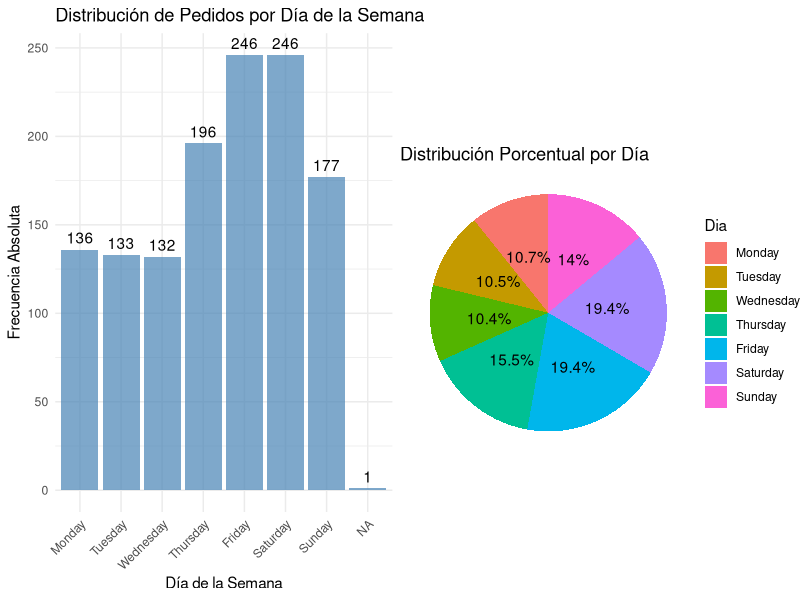
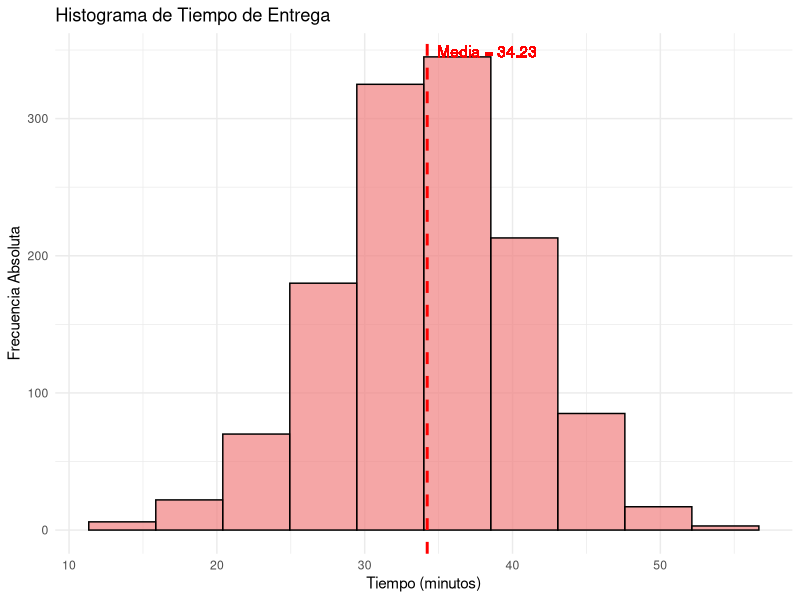
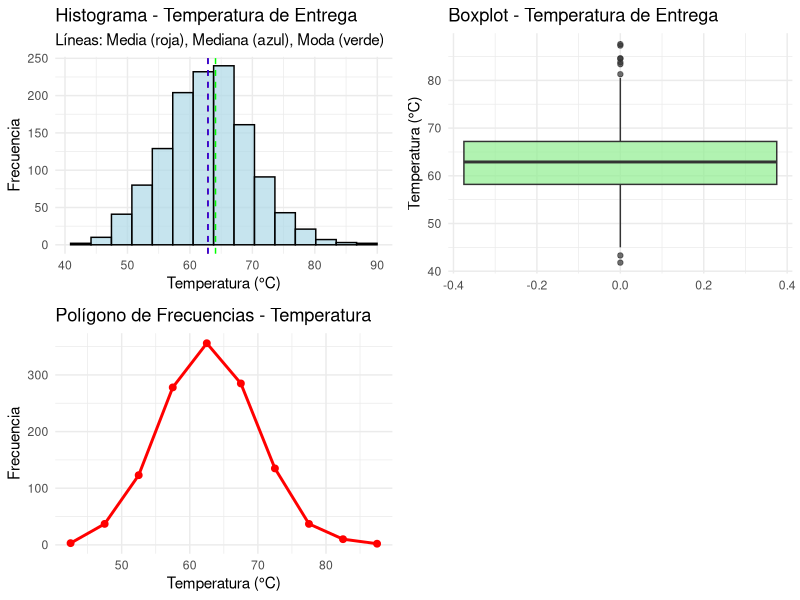
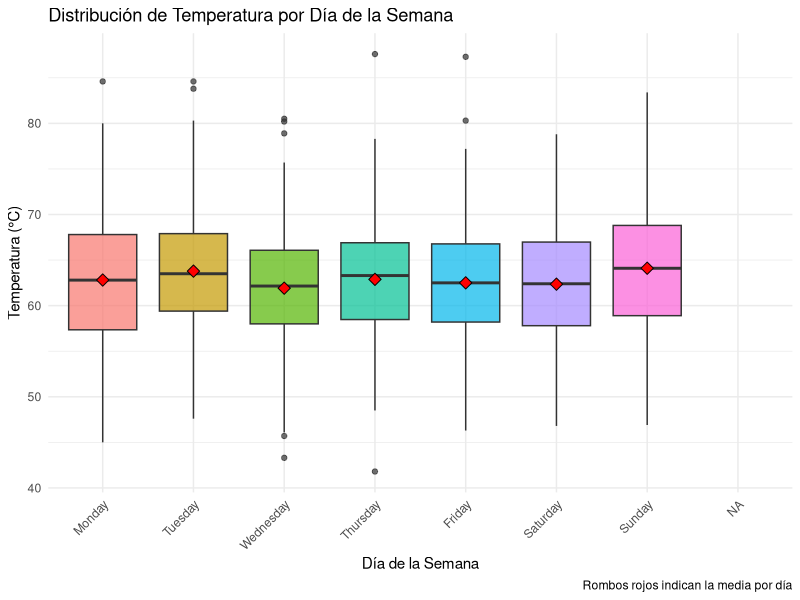
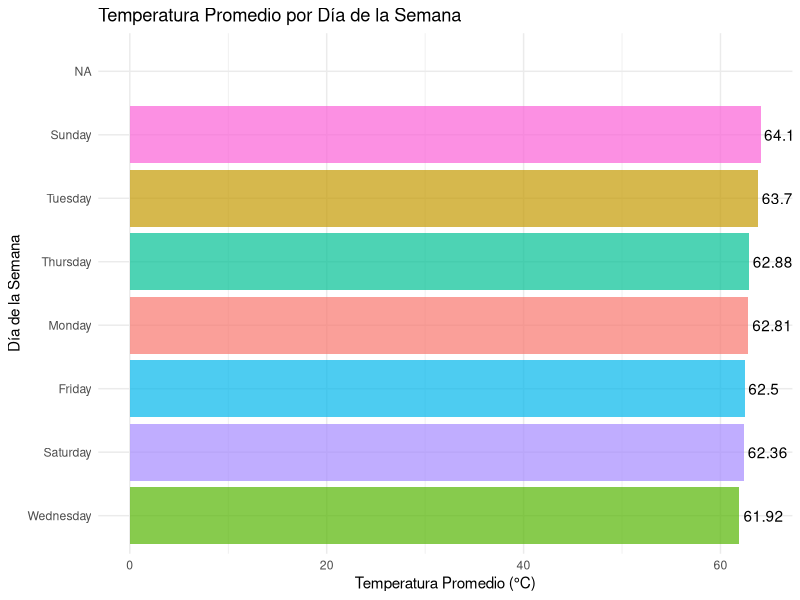

Source code (R) for these figures, in order:
## ---- chunk 1
knitr::opts_chunk$set(echo = TRUE, warning = FALSE, message = FALSE)
## ---- chunk 2
# Cargar librerías necesarias
library(ggplot2)
library(dplyr)
library(gridExtra)

# Cargar los datos
datos <- read.csv("pizzadelivery.csv", header = FALSE, stringsAsFactors = FALSE)

# Asignar nombres de columnas
colnames(datos) <- c("id", "day", "date", "time", "operator", "branch", 
                     "driver", "temperature", "bill", "pizzas", 
                     "free_wine", "got_wine", "discount_customer")

# Convertir variables a tipos apropiados
datos$id <- as.numeric(datos$id)
datos$time <- as.numeric(datos$time)
datos$temperature <- as.numeric(datos$temperature)
datos$bill <- as.numeric(datos$bill)
datos$pizzas <- as.numeric(datos$pizzas)
datos$free_wine <- as.numeric(datos$free_wine)
datos$got_wine <- as.numeric(datos$got_wine)
datos$discount_customer <- as.numeric(datos$discount_customer)

# Convertir variables categóricas a factor
datos$day <- as.factor(datos$day)
datos$operator <- as.factor(datos$operator)
datos$branch <- as.factor(datos$branch)
datos$driver <- as.factor(datos$driver)

# Mostrar estructura de los datos
str(datos)
head(datos)
## ---- chunk 3
# Crear tabla de clasificación de variables
clasificacion <- data.frame(
  Variable = c("id", "day", "date", "time", "operator", "branch", "driver", 
               "temperature", "bill", "pizzas", "free_wine", "got_wine", "discount_customer"),
  Tipo = c("Cuantitativa", "Categórica", "Categórica", "Cuantitativa", 
           "Categórica", "Categórica", "Categórica", "Cuantitativa", 
           "Cuantitativa", "Cuantitativa", "Categórica", "Categórica", "Categórica"),
  Subtipo = c("Discreta", "Nominal", "Ordinal", "Continua", 
              "Nominal", "Nominal", "Nominal", "Continua", 
              "Continua", "Discreta", "Nominal", "Nominal", "Nominal"),
  Descripción = c("Identificador único", "Día de la semana", "Fecha del pedido", 
                  "Tiempo de entrega (min)", "Operador telefónico", "Sucursal del restaurant", 
                  "Repartidor", "Temperatura de entrega (°C)", "Cuenta total (euros)", 
                  "Número de pizzas", "Vino gratis (0/1)", "Llevó vino (0/1)", "Cliente con descuento (0/1)")
)

knitr::kable(clasificacion, caption = "Clasificación de Variables")
## ---- chunk 4
# Análisis de frecuencias para day
freq_day <- table(datos$day)
prop_day <- prop.table(freq_day)

# Crear tabla de frecuencias
tabla_day <- data.frame(
  Dia = names(freq_day),
  Frecuencia_Absoluta = as.numeric(freq_day),
  Frecuencia_Relativa = round(as.numeric(prop_day), 4),
  Porcentaje = round(as.numeric(prop_day) * 100, 2)
)

knitr::kable(tabla_day, caption = "Tabla de Frecuencias - Variable Day")

# Ordenar días de la semana lógicamente
datos$day <- factor(datos$day, levels = c("Monday", "Tuesday", "Wednesday", "Thursday", 
                                         "Friday", "Saturday", "Sunday"))

# Gráfico de barras
p1 <- ggplot(datos, aes(x = day)) +
  geom_bar(fill = "steelblue", alpha = 0.7) +
  geom_text(stat = "count", aes(label = ..count..), vjust = -0.5) +
  labs(title = "Distribución de Pedidos por Día de la Semana",
       x = "Día de la Semana",
       y = "Frecuencia Absoluta") +
  theme_minimal() +
  theme(axis.text.x = element_text(angle = 45, hjust = 1))

# Gráfico circular
pie_data <- data.frame(table(datos$day))
colnames(pie_data) <- c("Dia", "Frecuencia")
pie_data$Porcentaje <- round((pie_data$Frecuencia / sum(pie_data$Frecuencia)) * 100, 1)

p2 <- ggplot(pie_data, aes(x = "", y = Frecuencia, fill = Dia)) +
  geom_bar(stat = "identity", width = 1) +
  coord_polar("y", start = 0) +
  labs(title = "Distribución Porcentual por Día") +
  theme_void() +
  geom_text(aes(label = paste0(Porcentaje, "%")), 
            position = position_stack(vjust = 0.5))

grid.arrange(p1, p2, ncol = 2)
## ---- chunk 5
# Estadísticas básicas de time
media_time <- mean(datos$time, na.rm = TRUE)
mediana_time <- median(datos$time, na.rm = TRUE)

# Histograma con intervalos de clase específicos
hist_time <- ggplot(datos, aes(x = time)) +
  geom_histogram(bins = 10, fill = "lightcoral", alpha = 0.7, color = "black") +
  geom_vline(xintercept = media_time, color = "red", linetype = "dashed", size = 1) +
  geom_text(aes(x = media_time, y = Inf, label = paste("Media =", round(media_time, 2))), 
            vjust = 2, hjust = -0.1, color = "red") +
  labs(title = "Histograma de Tiempo de Entrega",
       x = "Tiempo (minutos)",
       y = "Frecuencia Absoluta") +
  theme_minimal()

print(hist_time)

# Determinar el intervalo donde se encuentra la media
hist_data <- hist(datos$time, plot = FALSE, breaks = 10)
intervalos <- data.frame(
  Intervalo = paste0("[", round(hist_data$breaks[-length(hist_data$breaks)], 1), 
                     ", ", round(hist_data$breaks[-1], 1), ")"),
  Frecuencia = hist_data$counts
)

# Encontrar en qué intervalo está la media
intervalo_media <- which(media_time >= hist_data$breaks[-length(hist_data$breaks)] & 
                        media_time < hist_data$breaks[-1])

knitr::kable(intervalos, caption = "Intervalos de Clase - Tiempo de Entrega")

cat("La media aritmética del tiempo de entrega es:", round(media_time, 2), "minutos")
cat("\nSe encuentra en el intervalo:", intervalos$Intervalo[intervalo_media])
## ---- chunk 6
# Estadísticas descriptivas completas para temperature
media_temp <- mean(datos$temperature, na.rm = TRUE)
mediana_temp <- median(datos$temperature, na.rm = TRUE)
desv_temp <- sd(datos$temperature, na.rm = TRUE)
coef_var_temp <- (desv_temp / media_temp) * 100

# Función para calcular la moda
calcular_moda <- function(x) {
  ux <- unique(x)
  ux[which.max(tabulate(match(x, ux)))]
}
moda_temp <- calcular_moda(datos$temperature)

# Estadísticas adicionales
stats_temp <- data.frame(
  Estadística = c("Media", "Mediana", "Moda", "Desviación Estándar", "Coeficiente de Variación (%)",
                  "Mínimo", "Máximo", "Primer Cuartil (Q1)", "Tercer Cuartil (Q3)", "Rango",
                  "Percentil 10", "Percentil 90", "Varianza"),
  Valor = c(round(media_temp, 2), round(mediana_temp, 2), round(moda_temp, 2), 
            round(desv_temp, 2), round(coef_var_temp, 2), 
            round(min(datos$temperature, na.rm = TRUE), 2), 
            round(max(datos$temperature, na.rm = TRUE), 2),
            round(quantile(datos$temperature, 0.25, na.rm = TRUE), 2),
            round(quantile(datos$temperature, 0.75, na.rm = TRUE), 2),
            round(max(datos$temperature, na.rm = TRUE) - min(datos$temperature, na.rm = TRUE), 2),
            round(quantile(datos$temperature, 0.10, na.rm = TRUE), 2),
            round(quantile(datos$temperature, 0.90, na.rm = TRUE), 2),
            round(var(datos$temperature, na.rm = TRUE), 2))
)

knitr::kable(stats_temp, caption = "Estadísticas Descriptivas - Temperatura de Entrega")

# Análisis de demanda por día
demanda_dia <- table(datos$day)
dia_mayor_demanda <- names(which.max(demanda_dia))

cat("Día con mayor demanda:", dia_mayor_demanda, "con", max(demanda_dia), "pedidos")

# Visualizaciones
p1_temp <- ggplot(datos, aes(x = temperature)) +
  geom_histogram(bins = 15, fill = "lightblue", alpha = 0.7, color = "black") +
  geom_vline(xintercept = media_temp, color = "red", linetype = "dashed") +
  geom_vline(xintercept = mediana_temp, color = "blue", linetype = "dashed") +
  geom_vline(xintercept = moda_temp, color = "green", linetype = "dashed") +
  labs(title = "Histograma - Temperatura de Entrega",
       subtitle = "Líneas: Media (roja), Mediana (azul), Moda (verde)",
       x = "Temperatura (°C)",
       y = "Frecuencia") +
  theme_minimal()

p2_temp <- ggplot(datos, aes(y = temperature)) +
  geom_boxplot(fill = "lightgreen", alpha = 0.7) +
  labs(title = "Boxplot - Temperatura de Entrega",
       y = "Temperatura (°C)") +
  theme_minimal()

# Polígono de frecuencias
hist_data_temp <- hist(datos$temperature, plot = FALSE, breaks = 15)
polygon_data <- data.frame(
  x = hist_data_temp$mids,
  y = hist_data_temp$counts
)

p3_temp <- ggplot(polygon_data, aes(x = x, y = y)) +
  geom_line(color = "red", size = 1) +
  geom_point(color = "red", size = 2) +
  labs(title = "Polígono de Frecuencias - Temperatura",
       x = "Temperatura (°C)",
       y = "Frecuencia") +
  theme_minimal()

grid.arrange(p1_temp, p2_temp, p3_temp, ncol = 2, nrow = 2)
## ---- chunk 7
# Análisis de temperatura por día
temp_por_dia <- datos %>%
  group_by(day) %>%
  summarise(
    Pedidos = n(),
    Temp_Promedio = round(mean(temperature, na.rm = TRUE), 2),
    Temp_Mediana = round(median(temperature, na.rm = TRUE), 2),
    Desv_Estandar = round(sd(temperature, na.rm = TRUE), 2),
    Coef_Variacion = round((sd(temperature, na.rm = TRUE) / mean(temperature, na.rm = TRUE)) * 100, 2),
    Temp_Min = round(min(temperature, na.rm = TRUE), 2),
    Temp_Max = round(max(temperature, na.rm = TRUE), 2),
    Rango = round(max(temperature, na.rm = TRUE) - min(temperature, na.rm = TRUE), 2)
  ) %>%
  arrange(desc(Temp_Promedio))

knitr::kable(temp_por_dia, caption = "Análisis de Temperatura por Día de la Semana")

# Identificar día con mayor temperatura
dia_mayor_temp <- temp_por_dia$day[1]
temp_mayor <- temp_por_dia$Temp_Promedio[1]

cat("Día con mayor temperatura promedio:", dia_mayor_temp, "con", temp_mayor, "°C")

# Boxplot comparativo por día
boxplot_temp_dia <- ggplot(datos, aes(x = day, y = temperature, fill = day)) +
  geom_boxplot(alpha = 0.7) +
  stat_summary(fun = mean, geom = "point", shape = 23, size = 3, fill = "red") +
  labs(title = "Distribución de Temperatura por Día de la Semana",
       x = "Día de la Semana",
       y = "Temperatura (°C)",
       caption = "Rombos rojos indican la media por día") +
  theme_minimal() +
  theme(legend.position = "none",
        axis.text.x = element_text(angle = 45, hjust = 1))

print(boxplot_temp_dia)

# Gráfico de barras para temperatura promedio
bar_temp_dia <- ggplot(temp_por_dia, aes(x = reorder(day, Temp_Promedio), 
                                         y = Temp_Promedio, fill = day)) +
  geom_bar(stat = "identity", alpha = 0.7) +
  geom_text(aes(label = Temp_Promedio), hjust = -0.1) +
  labs(title = "Temperatura Promedio por Día de la Semana",
       x = "Día de la Semana",
       y = "Temperatura Promedio (°C)") +
  theme_minimal() +
  theme(legend.position = "none") +
  coord_flip()

print(bar_temp_dia)

# Tabla de frecuencias de temperatura por rangos para cada día
datos$rango_temp <- cut(datos$temperature, 
                       breaks = c(50, 55, 60, 65, 70), 
                       labels = c("50-55°C", "55-60°C", "60-65°C", "65-70°C"),
                       include.lowest = TRUE)

freq_temp_dia <- table(datos$day, datos$rango_temp)
knitr::kable(freq_temp_dia, caption = "Frecuencias de Temperatura por Rangos y Día")
